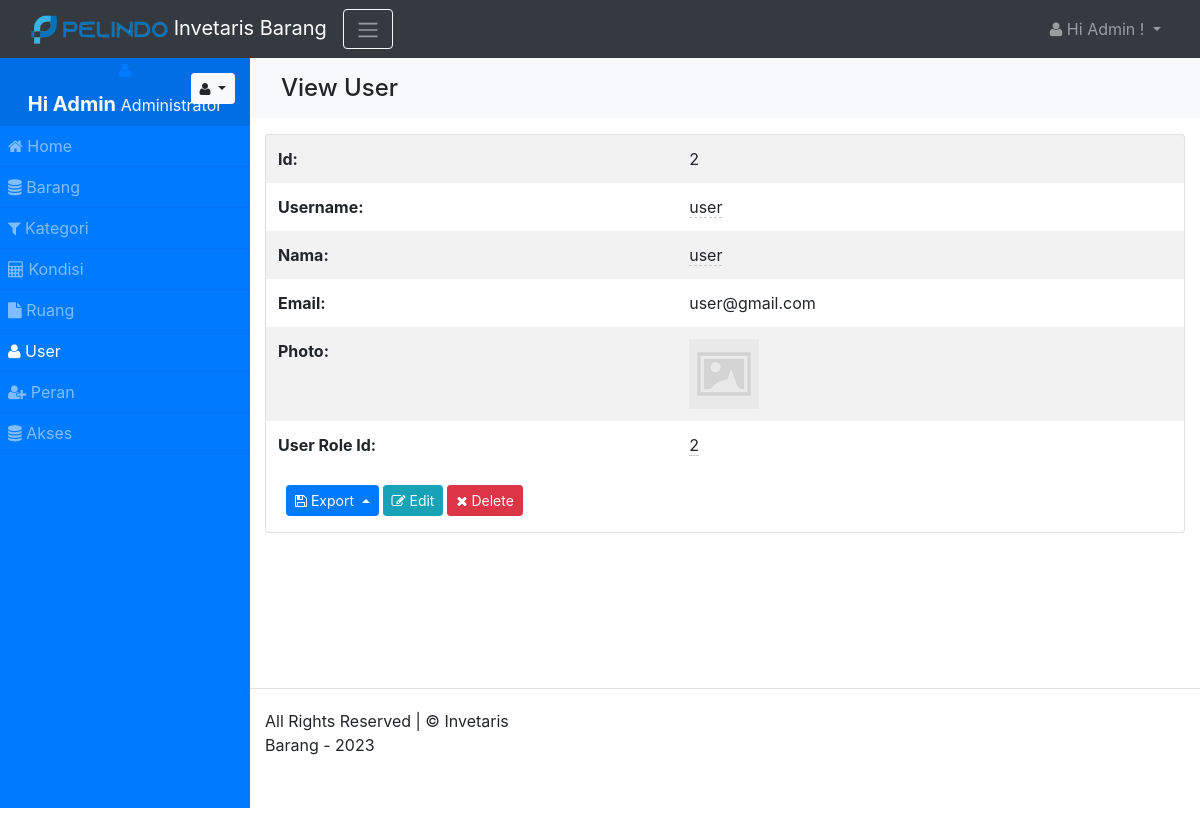
/user/view/2 (signed in), run on the app's committed database.
### tables this page shows
CREATE TABLE `user` (
  `id` int(15) NOT NULL,
  `username` varchar(45) NOT NULL,
  `password` varchar(255) DEFAULT NULL,
  `nama` varchar(45) NOT NULL,
  `email` varchar(100) NOT NULL,
  `photo` varchar(500) NOT NULL,
  `login_session_key` varchar(255) DEFAULT NULL,
  `email_status` varchar(255) DEFAULT NULL,
  `password_expire_date` datetime DEFAULT '2021-10-11 00:00:00',
  `password_reset_key` varchar(255) DEFAULT NULL,
  `user_role_id` int(11) NOT NULL
);

### app/views/partials/user/view.php (the view, shortened to what the rows shown need)
<?php
$can_edit = ACL::is_allowed("user/edit");
$can_delete = ACL::is_allowed("user/delete");
?>
<?php
$page_element_id = "view-page-" . random_str();
$current_page = $this->set_current_page_link();
$data = $this->view_data;
?>
<section class="page" id="<?php echo $page_element_id; ?>" data-page-type="view"  data-display-type="table" data-page-url="<?php print_link($current_page); ?>">
    <div  class="">
        <div class="container">
            <div class="row ">
                <div class="col-md-12 comp-grid">
                    <div  class="card animated fadeIn page-content">
                        <?php
                        if(!empty($data)){
                        $rec_id = (!empty($data['id']) ? urlencode($data['id']) : null);
                        ?>
                        <div id="page-report-body" class="">
                            <table class="table table-hover table-borderless table-striped">
                                <tbody class="page-data" id="page-data-<?php echo $page_element_id; ?>">
                                    <tr  class="td-id">
                                        <th class="title"> Id: </th>
                                        <td class="value"> <?php echo $data['id']; ?></td>
                                    </tr>
                                    <tr  class="td-username">
                                        <th class="title"> Username: </th>
                                        <td class="value">
                                            <span <?php if($can_edit){ ?> data-value="<?php echo $data['username']; ?>"
                                                data-pk="<?php echo $data['id'] ?>"
                                                data-url="<?php print_link("user/editfield/" . urlencode($data['id'])); ?>"
                                                data-name="username"
                                                data-title="Enter Username"
                                                data-placement="left"
                                                data-toggle="click"
                                                data-type="text"
                                                data-mode="popover"
                                                data-showbuttons="left"
                                                class="is-editable" <?php } ?>>
                                                <?php echo $data['username']; ?>
                                            </span>
                                        </td>
                                    </tr>
                                    <tr  class="td-nama">
                                        <th class="title"> Nama: </th>
                                        <td class="value">
                                            <span <?php if($can_edit){ ?> data-value="<?php echo $data['nama']; ?>"
                                                data-pk="<?php echo $data['id'] ?>"
                                                data-url="<?php print_link("user/editfield/" . urlencode($data['id'])); ?>"
                                                data-name="nama"
                                                data-title="Enter Nama"
                                                data-placement="left"
                                                data-toggle="click"
                                                data-type="text"
                                                data-mode="popover"
                                                data-showbuttons="left"
                                                class="is-editable" <?php } ?>>
                                                <?php echo $data['nama']; ?>
                                            </span>
                                        </td>
                                    </tr>
                                    <tr  class="td-email">
                                        <th class="title"> Email: </th>
                                        <td class="value"> <?php echo $data['email']; ?></td>
                                    </tr>
                                    <tr  class="td-photo">
                                        <th class="title"> Photo: </th>
                                        <td class="value"><?php Html :: page_img($data['photo'],400,400,1); ?></td>
                                    </tr>
                                    <tr  class="td-user_role_id">
                                        <th class="title"> User Role Id: </th>
                                        <td class="value">
                                            <span <?php if($can_edit){ ?> data-source='<?php print_link('api/json/user_user_role_id_option_list'); ?>'
                                                data-value="<?php echo $data['user_role_id']; ?>"
                                                data-pk="<?php echo $data['id'] ?>"
                                                data-url="<?php print_link("user/editfield/" . urlencode($data['id'])); ?>"
                                                data-name="user_role_id"
                                                data-title="Select a value ..."
                                                data-placement="left"
                                                data-toggle="click"
                                                data-type="select"
                                                data-mode="popover"
                                                data-showbuttons="left"
                                                class="is-editable" <?php } ?>>
                                                <?php echo $data['user_role_id']; ?>
                                            </span>
                                        </td>
                                    </tr>
                                </tbody>
                            </table>
                        </div>
                        <div class="p-3 d-flex">
                            <div class="dropup export-btn-holder mx-1">
                                <button class="btn btn-sm btn-primary dropdown-toggle" type="button" data-toggle="dropdown" aria-haspopup="true" aria-expanded="false">
                                    <i class="fa fa-save"></i> Export
                                </button>
                                                </div>
                                                <?php if($can_edit){ ?>
                                                <a class="btn btn-sm btn-info"  href="<?php print_link("user/edit/$rec_id"); ?>">
                                                    <i class="fa fa-edit"></i> Edit
                                                </a>
                                                <?php } ?>
                                                <?php if($can_delete){ ?>
                                                <a class="btn btn-sm btn-danger record-delete-btn mx-1"  href="" data-prompt-msg="Are you sure you want to delete this record?" data-display-style="modal">
                                                    <i class="fa fa-times"></i> Delete
                                                </a>
                                                <?php } ?>
                                            </div>
                                            <?php
                                            }
                                            ?>
                                        </div>
                                    </div>
                                </div>
                            </div>
                        </div>
                    </section>

### data on the page
user: id "2", username "user", nama "user", email "user@gmail.com", user_role "2"

### other printed values
SITE_NAME "Invetaris Barang"
USER_NAME "Admin"
ACL::$user_role "Administrator"
$menuobj['label'] "Home"
$menuobj['label'] "Barang"
$menuobj['label'] "Kategori"
$menuobj['label'] "Kondisi"
$menuobj['label'] "Ruang"
$menuobj['label'] "User"
$menuobj['label'] "Peran"
$menuobj['label'] "Akses"
